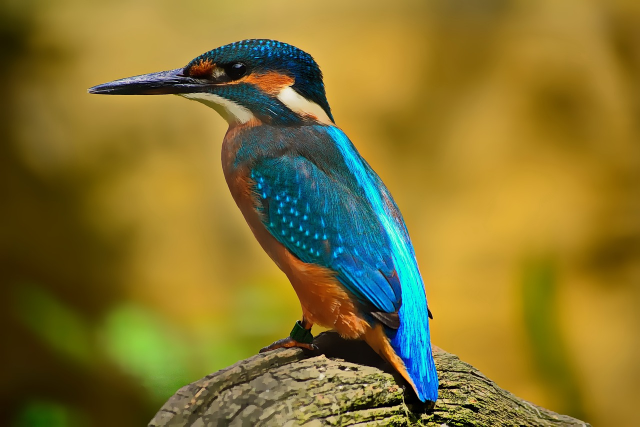
#> input picture data/birdd.jpg, 1280 x 853 px, found by its file name (shown at 1/2 size)
$ python cropping.py
#> lines starting #> are read from the running program, lines starting #| are printed output that depends on the picture
import cv2

#read file
image_path = 'C:/Users/Srikar/PycharmProjects/opencv_basics/data/birdd.jpg'
img = cv2.imread(image_path)
#> img is the input picture: shape (853, 1280, 3); mean B, G, R 46.6, 115.8, 132.7
print(img.shape)
#| (853, 1280, 3)

#cropping
crop_img = img[20:300,120:700]
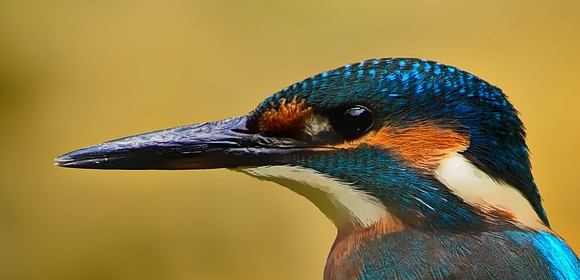
#> crop_img: shape (280, 580, 3); mean B, G, R 67.6, 124.7, 143.6

#visualize image
cv2.imshow('img1',img)
cv2.imshow('img2',crop_img)
cv2.waitKey(0)

$ run again, with data/cric.jpg copied over data/birdd.jpg
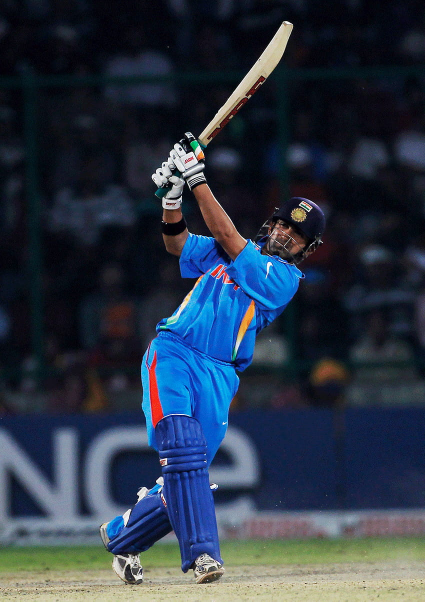
#> input picture data/cric.jpg, 850 x 1203 px, found by its file name (shown at 1/2 size)
#> img is the input picture: shape (1203, 850, 3); mean B, G, R 70, 54.6, 43.2
#| (1203, 850, 3)
#> `crop_img = img[20:300,120:700]`:
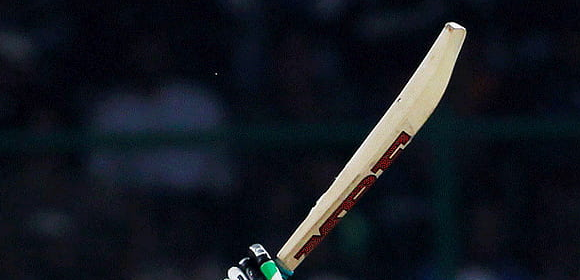
#> crop_img: shape (280, 580, 3); mean B, G, R 31.8, 24.1, 19.9
